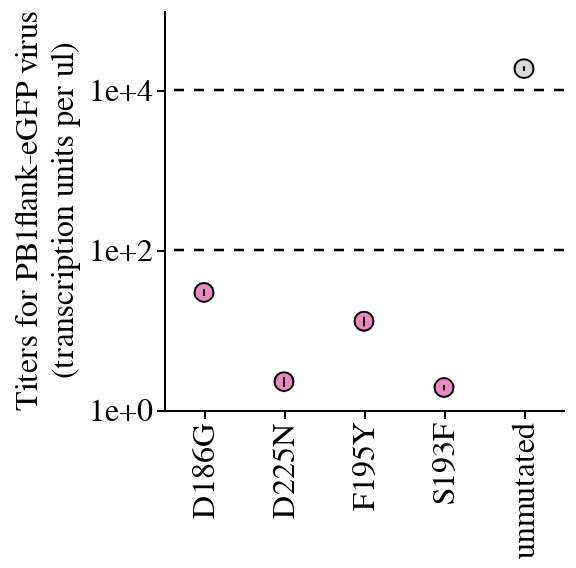

The notebook cell saved with this chart:
### Code cell
scatter = alt.Chart(
    summary.query('virus in ["D186G", "D225N", "F195Y", "S193F", "unmutated"]')
).mark_circle(
    size=90,
    opacity=1, 
    stroke='black', 
    strokeWidth=1
).encode(
    x=alt.X(
        "virus:O",
        title='',
        axis=alt.Axis(
            grid=False,
            tickCount=3,
        ),
    ),
    y=alt.Y(
        'mean_titer:Q', 
        title=['Titers for PB1flank-eGFP virus', '(transcription units per ul)'], 
        scale=alt.Scale(type='log'),
        axis=alt.Axis(
            format="~e",
            grid=False,
            tickCount=3,
        ),
    ),
    color=alt.Color(
        'virus:O',
        scale=alt.Scale(
            domain=['D186G', 'D225N', 'F195Y', 'S193F', 'unmutated'],
            range=['#E78AC3', '#E78AC3', '#E78AC3', '#E78AC3', '#D9D9D9']
        ),
        legend=None,
    ),
).properties(
    height=200,
    width=200
)

# Error bars: mean ± 1SE
error_bars = alt.Chart(
    summary.query('virus in ["D186G", "D225N", "F195Y", "S193F", "unmutated"]')
).mark_errorbar().encode(
    x='virus:O',
    y=alt.Y('lower:Q', title=['Titers for PB1flank-eGFP virus', '(transcription units per ul)']),
    y2='upper:Q',
)

hline = alt.Chart(pd.DataFrame({'y': [1e2, 1e4]})).mark_rule(
        color='black',
        size=1.25,
        opacity=1,
        strokeDash=[5,5]
).encode(y='y:Q')

hline + scatter + error_bars

### Figure 1 — Vega-Lite specification as saved in the notebook (floating-point values rounded to 4 significant figures)
{"config": {"background": "white", "title": {"fontSize": 20, "fontWeight": "normal", "font": "Helvetica", "anchor": "start", "color": "#000000", "orient": "top", "offset": 5, "subtitleColor": "gray", "subtitleFont": "Helvetica", "subtitleFontWeight": "normal", "subtitleFontSize": 18, "subtitlePadding": 2}, "axis": {"domain": true, "domainColor": "black", "domainWidth": 1, "grid": false, "gridColor": "#DEDDDD", "gridWidth": 0.5, "labelFont": "Helvetica", "labelFontSize": 16, "labelFlush": false, "labelFontWeight": "normal", "labelPadding": 2, "tickColor": "black", "tickSize": 4, "tickCount": 3, "tickWidth": 1, "titleFont": "Helvetica", "titleAlign": "center", "titleFontWeight": "normal", "titleFontSize": 16, "titlePadding": 5}, "legend": {"labelFont": "Helvetica", "labelFontSize": 16, "symbolSize": 100, "titleFont": "Helvetica", "titleFontSize": 16, "titleFontWeight": "normal", "padding": 5, "titleLimit": 200, "gradientLength": 100}, "range": {"category": ["#4e79a7", "#f28e2c", "#e15759", "#76b7b2", "#59a14f", "#edc949", "#af7aa1", "#ff9da7", "#9c755f", "#bab0ab"], "diverging": ["#c7e9b4", "#7fcdbb", "#41b6c4", "#1d91c0", "#225ea8", "#253494"]}, "view": {"stroke": "white", "strokeWidth": 0}, "text": {"font": "Helvetica", "fontSize": 16}}, "layer": [{"data": {"name": "data-208e4df9b6f6fd50ee2eda826a3c84ef"}, "mark": {"type": "rule", "color": "black", "opacity": 1, "size": 1.25, "strokeDash": [5, 5]}, "encoding": {"y": {"field": "y", "type": "quantitative"}}}, {"data": {"name": "data-f5a9fb447a16842e7d1fb8e0bd50cc53"}, "mark": {"type": "circle", "opacity": 1, "size": 90, "stroke": "black", "strokeWidth": 1}, "encoding": {"color": {"field": "virus", "legend": null, "scale": {"domain": ["D186G", "D225N", "F195Y", "S193F", "unmutated"], "range": ["#E78AC3", "#E78AC3", "#E78AC3", "#E78AC3", "#D9D9D9"]}, "type": "ordinal"}, "x": {"axis": {"grid": false, "tickCount": 3}, "field": "virus", "title": "", "type": "ordinal"}, "y": {"axis": {"format": "~e", "grid": false, "tickCount": 3}, "field": "mean_titer", "scale": {"type": "log"}, "title": ["Titers for PB1flank-eGFP virus", "(transcription units per ul)"], "type": "quantitative"}}}, {"data": {"name": "data-f5a9fb447a16842e7d1fb8e0bd50cc53"}, "mark": {"type": "errorbar"}, "encoding": {"x": {"field": "virus", "type": "ordinal"}, "y": {"field": "lower", "title": ["Titers for PB1flank-eGFP virus", "(transcription units per ul)"], "type": "quantitative"}, "y2": {"field": "upper"}}}], "height": 200, "width": 200, "$schema": "https://vega.github.io/schema/vega-lite/v5.16.3.json", "datasets": {"data-208e4df9b6f6fd50ee2eda826a3c84ef": [{"y": 100.0}, {"y": 10000.0}], "data-f5a9fb447a16842e7d1fb8e0bd50cc53": [{"virus": "D186G", "mean_titer": 29.52, "se": 2.847, "effect": -2.185, "mutation": "D186G", "lower": 26.67, "upper": 32.36}, {"virus": "D225N", "mean_titer": 2.258, "se": 0.3194, "effect": -3.314, "mutation": "D225N", "lower": 1.939, "upper": 2.578}, {"virus": "F195Y", "mean_titer": 12.86, "se": 1.758, "effect": -4.207, "mutation": "F195Y", "lower": 11.1, "upper": 14.62}, {"virus": "S193F", "mean_titer": 1.908, "se": 0.1449, "effect": -2.745, "mutation": "S193F", "lower": 1.764, "upper": 2.053}, {"virus": "unmutated", "mean_titer": 18500.0, "se": 1238.0, "effect": 0.0, "mutation": null, "lower": 17260.0, "upper": 19740.0}]}}
